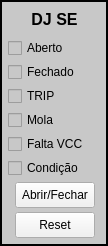
  <widget class="QFrame" name="frame_DjSE">
   <property name="geometry">
    <rect>
     <x>1403</x>
     <y>548</y>
     <width>108</width>
     <height>246</height>
    </rect>
   </property>
   <property name="styleSheet">
    <string notr="true">background-color: rgba(200, 200, 200);</string>
   </property>
   <property name="frameShape">
    <enum>QFrame::Box</enum>
   </property>
   <property name="frameShadow">
    <enum>QFrame::Plain</enum>
   </property>
   <property name="lineWidth">
    <number>2</number>
   </property>
   <widget class="QWidget" name="layoutWidget_3">
    <property name="geometry">
     <rect>
      <x>4</x>
      <y>2</y>
      <width>101</width>
      <height>241</height>
     </rect>
    </property>
    <layout class="QVBoxLayout" name="verticalLayout_DjSE">
     <property name="spacing">
      <number>1</number>
     </property>
     <property name="leftMargin">
      <number>4</number>
     </property>
     <property name="rightMargin">
      <number>3</number>
     </property>
     <item alignment="Qt::AlignHCenter">
      <widget class="QLabel" name="label_DjSE">
       <property name="maximumSize">
        <size>
         <width>90</width>
         <height>29</height>
        </size>
       </property>
       <property name="font">
        <font>
         <pointsize>12</pointsize>
         <weight>75</weight>
         <bold>true</bold>
         <underline>false</underline>
        </font>
       </property>
       <property name="text">
        <string>DJ SE</string>
       </property>
       <property name="alignment">
        <set>Qt::AlignCenter</set>
       </property>
      </widget>
     </item>
     <item>
      <widget class="QCheckBox" name="checkBox_DjSE_aberto">
       <property name="text">
        <string>Aberto</string>
       </property>
      </widget>
     </item>
     <item>
      <widget class="QCheckBox" name="checkBox_DjSE_fechado">
       <property name="text">
        <string>Fechado</string>
       </property>
      </widget>
     </item>
     <item>
      <widget class="QCheckBox" name="checkBox_DjSE_trip">
       <property name="text">
        <string>TRIP</string>
       </property>
      </widget>
     </item>
     <item>
      <widget class="QCheckBox" name="checkBox_DjSE_mola">
       <property name="text">
        <string>Mola</string>
       </property>
      </widget>
     </item>
     <item>
      <widget class="QCheckBox" name="checkBox_DjSE_falta_vcc">
       <property name="text">
        <string>Falta VCC</string>
       </property>
      </widget>
     </item>
     <item>
      <widget class="QCheckBox" name="checkBox_DjSE_condicao">
       <property name="text">
        <string>Condição</string>
       </property>
      </widget>
     </item>
     <item alignment="Qt::AlignHCenter">
      <widget class="QPushButton" name="pushButton_DjSE_estado">
       <property name="maximumSize">
        <size>
         <width>88</width>
         <height>26</height>
        </size>
       </property>
       <property name="styleSheet">
        <string notr="true">background-color: rgb(241, 241, 241);</string>
       </property>
       <property name="text">
        <string>Abrir/Fechar</string>
       </property>
      </widget>
     </item>
     <item alignment="Qt::AlignHCenter">
      <widget class="QPushButton" name="pushButton_DjSE_reconhece">
       <property name="maximumSize">
        <size>
         <width>88</width>
         <height>26</height>
        </size>
       </property>
       <property name="styleSheet">
        <string notr="true">background-color: rgb(241, 241, 241);</string>
       </property>
       <property name="text">
        <string>Reset</string>
       </property>
      </widget>
     </item>
    </layout>
    <zorder>checkBox_DjSE_trip</zorder>
    <zorder>pushButton_DjSE_reconhece</zorder>
    <zorder>pushButton_DjSE_estado</zorder>
    <zorder>checkBox_DjSE_aberto</zorder>
    <zorder>checkBox_DjSE_fechado</zorder>
    <zorder>checkBox_DjSE_condicao</zorder>
    <zorder>label_DjSE</zorder>
    <zorder>checkBox_DjSE_mola</zorder>
    <zorder>checkBox_DjSE_falta_vcc</zorder>
   </widget>
  </widget>
